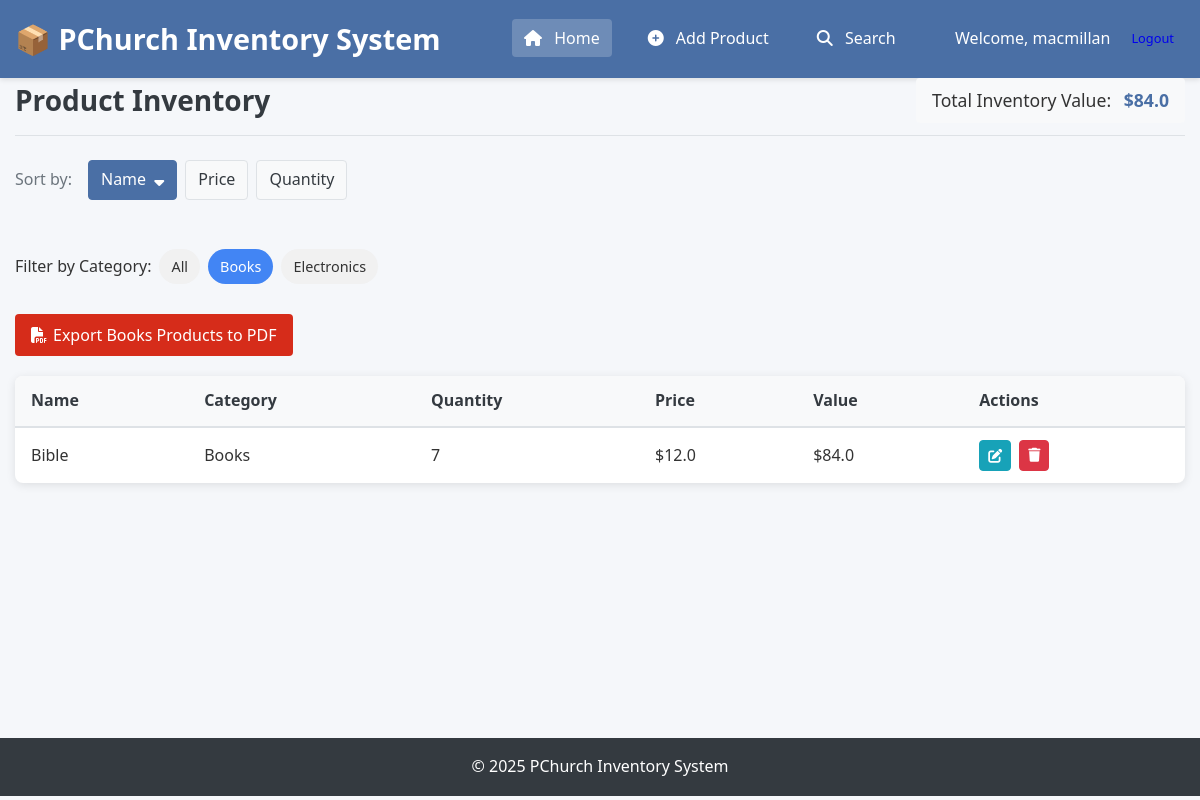
The page /?sort=name&category=Books (signed in) on the database its author committed.
### app/models.py (models this page shows, shortened)
class User(UserMixin, db.Model):
    __tablename__ = "users"
    id = db.Column(db.Integer, primary_key=True)
    username = db.Column(db.String(80), unique=True, nullable=False)
    password_hash = db.Column(db.String(256), nullable=False)
    @classmethod
    def get_by_id(cls, user_id):
        return cls.query.get(str(user_id))

class Product(db.Model):
    __tablename__ = "products"
    CATEGORIES = ["Electronics", "Clothing", "Food", "Books", "Other"]
    id = db.Column(db.Integer, primary_key=True)
    name = db.Column(db.String(100), nullable=False)
    quantity = db.Column(db.Integer, nullable=False)
    price = db.Column(db.Float, nullable=False)
    category = db.Column(db.String(50), nullable=False, default="Other")
    def get_value(self):
        return self.price * self.quantity
    @classmethod
    def get_by_category(cls, category):
        return cls.query.filter_by(category=category).all()
    @classmethod
    def get_categories(cls):
        categories = db.session.query(cls.category).distinct().all()
        categories = [cat[0] for cat in categories]
        sorted_categories = sorted([c for c in categories if c != "Other"])
        if "Other" in categories:
            sorted_categories.append("Other")
        return sorted_categories

### app/routes.py (the view)
@app.route("/")
@login_required
def index():
    sort = request.args.get("sort", "name")
    category = request.args.get("category", "")
    if category:
        products = Product.get_by_category(category)
    else:
        products = Product.get_all()
    if sort == "price":
        products.sort(key=lambda p: float(p.price))
    elif sort == "quantity":
        products.sort(key=lambda p: int(p.quantity))
    else:  # Default to name
        products.sort(key=lambda p: p.name)
    total_value = sum(p.get_value() for p in products)
    categories = Product.get_categories()
    return render_template(
        "index.html",
        products=products,
        total_value=round(total_value, 2),
        sort=sort,
        category=category,
        categories=categories,
    )

### app/__init__.py (called while the page is built)
@login_manager.user_loader
def load_user(user_id):
    from app.models import User
    return User.get_by_id(user_id)

### app/templates/index.html (shortened to what this page needs)
{% extends 'base.html' %}
{% block content %}
<section class="page-header">
    <h2>Product Inventory</h2>
    <div class="total-value">
        <span>Total Inventory Value:</span>
        <strong>${{ total_value }}</strong>
    </div>
</section>
<section class="filters-container">
    <div class="sort-controls">
        <span>Sort by:</span>
        <a href="{{ url_for('index', sort='name', category=category) }}" class="sort-btn {% if sort == 'name' %}active{% endif %}">Name {% if sort == 'name' %}<i class="fas fa-sort-down"></i>{% endif %}</a>
        <a href="{{ url_for('index', sort='price', category=category) }}" class="sort-btn {% if sort == 'price' %}active{% endif %}">Price {% if sort == 'price' %}<i class="fas fa-sort-down"></i>{% endif %}</a>
        <a href="{{ url_for('index', sort='quantity', category=category) }}" class="sort-btn {% if sort == 'quantity' %}active{% endif %}">Quantity {% if sort == 'quantity' %}<i class="fas fa-sort-down"></i>{% endif %}</a>
    </div>
    <div class="category-filter">
        <span>Filter by Category:</span>
        <a href="{{ url_for('index', sort=sort) }}" class="category-btn {% if not category %}active{% endif %}">All</a>
        {% for cat in categories %}
        <a href="{{ url_for('index', sort=sort, category=cat) }}" class="category-btn {% if category == cat %}active{% endif %}">{{ cat }}</a>
        {% endfor %}
    </div>
    <div class="export-controls">
        {% if products %}
        {% if category %}
        <a href="{{ url_for('export_pdf', category=category) }}" class="btn btn-export" target="_blank">
            <i class="fas fa-file-pdf"></i> Export {{ category }} Products to PDF
        </a>
        {% else %}
        <a href="{{ url_for('export_pdf') }}" class="btn btn-export" target="_blank">
            <i class="fas fa-file-pdf"></i> Export All Products to PDF
        </a>
        {% endif %}
        {% endif %}
    </div>
</section>
{% if products %}
<div class="table-container">
    <table class="product-table">
        <thead>
            <tr>
                <th>Name</th>
                <th>Category</th>
                <th>Quantity</th>
                <th>Price</th>
                <th>Value</th>
                <th>Actions</th>
            </tr>
        </thead>
        <tbody>
            {% for product in products %}
            <tr>
                <td>{{ product.name }}</td>
                <td>{{ product.category }}</td>
                <td>{{ product.quantity }}</td>
                <td>${{ product.price }}</td>
                <td>${{ product.get_value() }}</td>
                <td class="actions">
                    <a href="{{ url_for('edit_product', id=product.id) }}" class="btn btn-edit" title="Edit">
                        <i class="fas fa-edit"></i>
                    </a>
                    <button class="btn btn-delete" title="Delete" onclick="confirmDelete({{ product.id }}, '{{ product.name }}')">
                        <i class="fas fa-trash"></i>
                    </button>
                </td>
            </tr>
            {% endfor %}
        </tbody>
    </table>
</div>
{% else %}
<div class="empty-state">
    <i class="fas fa-box-open fa-4x"></i>
    <p>No products in inventory yet.</p>
    <a href="{{ url_for('add_product') }}" class="btn btn-primary">Add Your First Product</a>
</div>
{% endif %}
{% endblock %}

### app/templates/base.html (shortened to what this page needs)
<!DOCTYPE html>
<html lang="en">
<head>
    <link rel="stylesheet" href="{{ url_for('static', filename='style.css') }}">
    <link rel="stylesheet" href="https://cdnjs.cloudflare.com/ajax/libs/font-awesome/6.4.0/css/all.min.css">
</head>
<body>
    <header>
        <div class="container">
            <h1>📦 PChurch Inventory System</h1>
            <nav>
                <ul>
                    <li><a href="{{ url_for('index') }}" {% if request.path == url_for('index') %}class="active"{% endif %}>
                        <i class="fas fa-home"></i> Home
                    </a></li>
                    <li><a href="{{ url_for('add_product') }}" {% if request.path == url_for('add_product') %}class="active"{% endif %}>
                        <i class="fas fa-plus-circle"></i> Add Product
                    </a></li>
                    <li><a href="{{ url_for('search') }}" {% if request.path == url_for('search') %}class="active"{% endif %}>
                        <i class="fas fa-search"></i> Search
                    </a></li>
                </ul>
            </nav>
            <div class="user-menu">
                {% if current_user.is_authenticated %}
                <span>Welcome, {{ current_user.username }}</span>
                <a href="{{ url_for('logout') }}" class="btn btn-small">Logout</a>
                {% endif %}
            </div>
        </div>
    </header>
    <main class="container">
        {% block content %}{% endblock %}
    </main>
    <footer>
        <div class="container">
            <p>&copy; 2025 PChurch Inventory System</p>
        </div>
    </footer>
</body>
</html>

### app/static/style.css (style rules this page uses)
:root { --primary-color: #4a6fa5; --secondary-color: #6c757d; --success-color: #28a745; --danger-color: #dc3545; --warning-color: #ffc107; --info-color: #17a2b8; --light-color: #f8f9fa; --dark-color: #343a40; --border-color: #dee2e6; --shadow-color: rgba(0, 0, 0, 0.1); }
* { margin: 0; padding: 0; box-sizing: border-box; }
body { font-family: 'Segoe UI', Tahoma, Geneva, Verdana, sans-serif; line-height: 1.6; color: #333; background-color: #f5f7fa; }
.container { width: 100%; max-width: 1200px; margin: 0 auto; padding: 0 15px; }
header { background-color: var(--primary-color); color: white; padding: 1rem 0; box-shadow: 0 2px 5px var(--shadow-color); }
header .container { display: flex; justify-content: space-between; align-items: center; }
header h1 { font-size: 1.8rem; font-weight: 600; }
nav ul { display: flex; list-style: none; }
nav ul li { margin-left: 1.5rem; }
nav ul li a { color: white; text-decoration: none; padding: 0.5rem 0.75rem; border-radius: 4px; transition: background-color 0.3s; }
nav ul li a:hover, nav ul li a.active { background-color: rgba(255, 255, 255, 0.2); }
nav ul li a i { margin-right: 0.5rem; }
main { padding: 2rem 0; min-height: calc(100vh - 140px); }
.page-header { display: flex; justify-content: space-between; align-items: center; margin-bottom: 1.5rem; padding-bottom: 0.75rem; border-bottom: 1px solid var(--border-color); }
.page-header h2 { font-size: 1.75rem; color: var(--dark-color); }
.total-value { background-color: var(--light-color); padding: 0.5rem 1rem; border-radius: 4px; font-size: 1.1rem; }
.total-value strong { color: var(--primary-color); margin-left: 0.5rem; }
.sort-controls { margin-bottom: 1.5rem; display: flex; align-items: center; }
.sort-controls span { margin-right: 1rem; color: var(--secondary-color); }
.sort-btn { padding: 0.4rem 0.75rem; margin-right: 0.5rem; border-radius: 4px; text-decoration: none; color: var(--dark-color); background-color: var(--light-color); border: 1px solid var(--border-color); transition: all 0.3s; }
.sort-btn:hover, .sort-btn.active { background-color: var(--primary-color); color: white; border-color: var(--primary-color); }
.sort-btn i { margin-left: 0.25rem; }
.table-container { overflow-x: auto; background-color: white; border-radius: 8px; box-shadow: 0 2px 10px var(--shadow-color); margin-bottom: 30px; }
.product-table { width: 100%; border-collapse: collapse; }
.product-table th, .product-table td { padding: 0.75rem 1rem; text-align: left; }
.product-table th { background-color: #f8f9fa; font-weight: 600; color: var(--dark-color); border-bottom: 2px solid var(--border-color); }
.product-table tr { border-bottom: 1px solid var(--border-color); }
.product-table tr:last-child { border-bottom: none; }
.actions { display: flex; gap: 0.5rem; }
.btn { display: inline-block; font-weight: 400; text-align: center; white-space: nowrap; vertical-align: middle; user-select: none; border: 1px solid transparent; padding: 0.375rem 0.75rem; font-size: 1rem; line-height: 1.5; border-radius: 0.25rem; transition: all 0.15s ease-in-out; cursor: pointer; text-decoration: none; }
.btn-edit, .btn-delete { padding: 0.25rem 0.5rem; font-size: 0.875rem; }
.btn-edit { color: #fff; background-color: var(--info-color); border-color: var(--info-color); }
.btn-delete { color: #fff; background-color: var(--danger-color); border-color: var(--danger-color); }
footer { background-color: var(--dark-color); color: white; padding: 1rem 0; text-align: center; }
.filters-container { margin-bottom: 20px; display: flex; flex-direction: column; gap: 15px; }
.category-filter { display: flex; align-items: center; flex-wrap: wrap; gap: 8px; margin-top: 10px; }
.category-btn { padding: 6px 12px; background-color: #f1f1f1; border-radius: 20px; color: #333; text-decoration: none; font-size: 0.9rem; transition: all 0.2s; }
.category-btn.active { background-color: #4285f4; color: white; }
.export-controls { margin-top: 15px; }
.btn-export { background-color: #d62c1a; color: white; padding: 8px 15px; border-radius: 4px; text-decoration: none; display: inline-flex; align-items: center; gap: 6px; transition: background-color 0.2s; }
.user-menu { display: flex; align-items: center; gap: 10px; }
.btn-small { padding: 5px 10px; font-size: 0.8rem; }

### rows shown on the page
User: username "macmillan"
Product: category "Electronics"
Product: category "Books", name "Bible", quantity "7", price "12.0", get_value "84.0"

### other values the page prints
{{ total_value }} "84.0"
{{ cat }} "Books"
